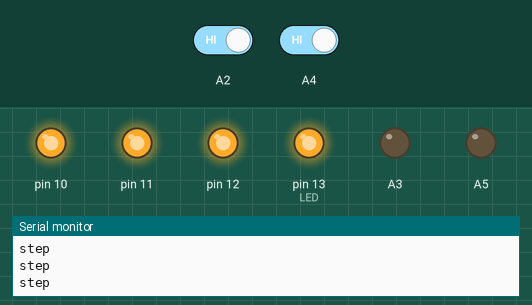
This sketch was run on a simulated Arduino Uno, built with avr-gcc and run on an emulated ATmega328P. Shown: output pins drawn as LEDs (lit = HIGH), the last lines printed to the serial monitor. The inputs (shaded band) are chosen by the test bench; at power-on: A2 HIGH, A4 HIGH.

Above: at 4.3 s.
4.4 s: A2 driven LOW and A4 driven LOW
At 5.3 s:
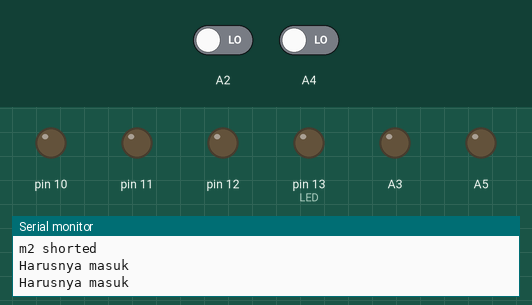
7.0 s: A2 driven HIGH
At 9.2 s:
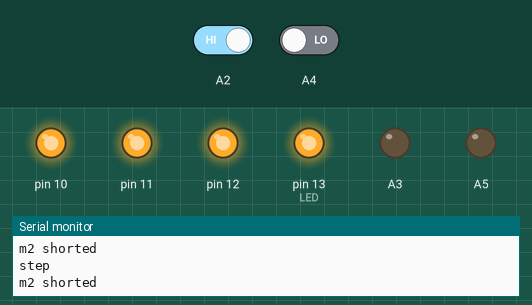
9.5 s: A2 driven LOW
At 10.4 s:
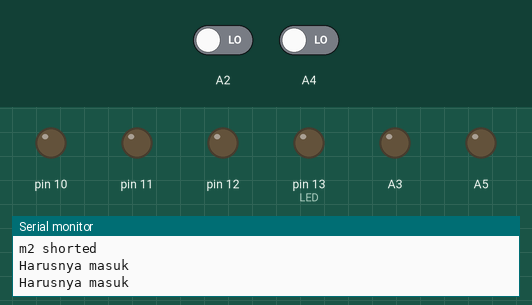
Timing chart, 0 to 26.0 s (numbered marks = the images above; inputs shaded):
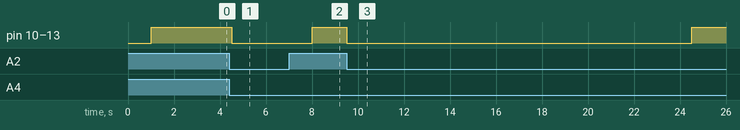

Measured:
- after the input at 4.4 s, pin 10–12, pin 13 (LED): HIGH → LOW after 0.10 s
- after the input at 7.0 s, pin 10–12, pin 13 (LED): LOW → HIGH after 1.0 s
- after the input at 9.5 s, pin 10–12, pin 13 (LED): HIGH → LOW at once, → HIGH 15.0 s later

The sketch:

firmware.ino
```cpp
#include "Stack.h"
#include "OutputManager.h"
#define LED 13
#define Kunci() output.setAll()
#define Buka() output.clearAll()

void LedOn() { digitalWrite(LED,HIGH); }
void LedOff() { digitalWrite(LED,LOW); }

struct DPin{
	uint8_t input;
	uint8_t grounder;
};
class Magnet{
	public:
		DPin Dev;
		Magnet(const uint8_t a,const uint8_t b) {
			Dev.input = a;
			Dev.grounder = b;
			pinMode(Dev.input,INPUT);
			pinMode(Dev.grounder,OUTPUT);
			digitalWrite(Dev.input,HIGH);
			digitalWrite(Dev.grounder,LOW);
		};
		boolean IsShorted();
		~Magnet() {};
};
boolean Magnet::IsShorted() {
	if (digitalRead(Dev.input)==LOW)
		return true;
	return false;
}

Magnet *m1 = new Magnet(A2,A3);
Magnet *m2 = new Magnet(A4,A5);
unsigned long milis0;
unsigned long milis1;
Outputs output;
void setup() {
	milis0 = 0; //-- static one
	milis1 = 0; //-- updated one
	Serial.begin(9600);
	delay(1000);
	pinMode(LED,OUTPUT);
	output.add(LED);
	output.add(12);
	output.add(11);
	output.add(10);
	Serial.println("here");
	Kunci();
}
void loop() {
	Serial.println("step");
	boolean a,b;
	a = m1->IsShorted();
	b = m2->IsShorted();
	if (a)
		Serial.println("m1 shorted");
	if (b)
		Serial.println("m2 shorted");
	//Serial.println("BISMILLAH");
	if (a && b)
	{
		Serial.println("Harusnya masuk");
		Buka();
		uint8_t detik = 0;
		Serial.println("Harusnya masuk");
		while (m1->IsShorted() && m2->IsShorted())
		{
			delay(1000);
			Serial.println(detik);
			if (detik<16)
				detik += 1;
			if (detik>=15)
				Kunci();
  		}
	}
	else
		Kunci();
	delay(500);
}
```

OutputManager.cpp
```cpp
#include "OutputManager.h"


Outputs::Outputs()
{
}

void Outputs::setAll()
{
	node *t = pins.myFront();
	while (t!=NULL)
	{
		digitalWrite(t->value,HIGH);
		t = t->next;
	}
}
void Outputs::clearAll()
{
	node *t = pins.myFront();
	while (t!=NULL)
	{
		digitalWrite(t->value,LOW);
		t = t->next;
	}
}
void Outputs::add(int pin)
{
	pins.pushback(pin);
	pinMode(pin,OUTPUT);
}
```

OutputManager.h
```cpp
#include <Arduino.h>
#include "Stack.h"
#ifndef OUTPUTMANAGERHPP
#define OUTPUTMANAGERHPP
class Outputs {
	public:
		Stack pins;
		Outputs();
		~Outputs() {}
		void add(int pin);
		void setAll();
		void clearAll();
};
#endif
```

Stack.cpp
```cpp
#include "Stack.h"

Stack::Stack() {
	front = NULL;
	rear = NULL;
	num = 0;
}
void Stack::pushback(int val){
	node *t = new node();
	t->value = val;
	t->next = NULL;
	if (front==NULL)
	{
		front = t;
	}
	else
	{
		rear->next = t;
	}
	t->prev = rear;
	rear = t;
	num+=1;
}
int Stack::popback(){
	//~ node *t = new node();
	int val;
	if (rear==NULL) {
		//~ throw 1;
	}
	else {
		val = rear->value;
		rear = rear->prev;
		rear->next = NULL;
	}
	return val;
}

unsigned int Stack::size() {
	return num;
}

/** //
int Stack::popfront(){
	node t = new node();
	int val;
	if (front==NULL) {
		val = 0;
	}
	else {
		t = front;
		val = t->value;
		front = front->next;
	}
	return val;
}
//*/
```

Stack.h
```cpp
#include <Arduino.h>
#ifndef STACKHPP
#define STACKHPP
struct node {
	int value;
	node *next;
	node *prev;
};

class Stack {
	node *front;
	node *rear;
	unsigned int num;
	public:
	Stack();
	~Stack() {}
	void pushback(int val);
	int popback();
	unsigned int size();
	node *myFront() {return front;}
	node *myRear() {return rear;}
};
#endif
```
